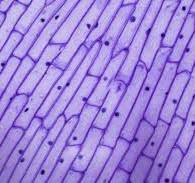
#> input picture data/photos/cell2.jpg, 195 x 183 px
$ jupyter execute --allow-errors practice.ipynb   (shell and % lines are left out)
#> lines starting #> are read from the running program, lines starting #| are printed output that depends on the picture; after the words box and inside, x2 and y2 are one past the last pixel; in counts of white or black regions, pixels touching at a corner belong together
## libraries

[cell 1]
import cv2 as cv
import numpy as np
import matplotlib.pyplot as plt

[cell 2]
img = cv.imread('data/photos/cell2.jpg')
#> img is the input picture: shape (183, 195, 3); mean B, G, R 217.8, 134, 159.1
plt.imshow(img[:,:,::-1]);

[cell 3]
img.shape
#> Out = (183, 195, 3)

## 2GRAY

- first convert to gray
- then blur to remove noise
- find the edges
- then apply the countours.

[cell 4]
img_gray = cv.cvtColor(img, cv.COLOR_BGR2GRAY)
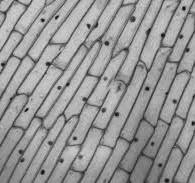
#> img_gray: shape (183, 195); min 13, max 220, mean 151.1
plt.imshow(img_gray,cmap='gray')
plt.axis('off')
plt.show()

## applying gaussian blur

[cell 5]
img_blurr = cv.GaussianBlur(img_gray, (3,3), cv.BORDER_DEFAULT)
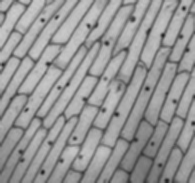
#> img_blurr: shape (183, 195); min 32, max 203, mean 151.1
plt.imshow(img_blurr,cmap='gray')
plt.axis('off')
plt.show

## now apply the edge detection, using canny

[cell 6]
img_edges=cv.Canny(img_blurr, 100, 255)
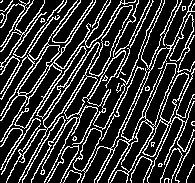
#> img_edges: shape (183, 195); 21% white in thin lines or dots
plt.imshow(img_edges, cmap='gray')
plt.axis('off')
plt.show()

[cell 7]
fig,ax = plt.subplots(1,2)

ax[0].imshow(img, cmap='gray')
ax[0].set_title('original image')
ax[1].imshow(img_edges,cmap='gray')
ax[1].set_title('edges in the image')


plt.show()
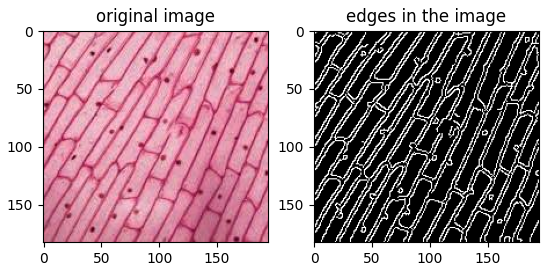
#> figure drawn by matplotlib, 2 panels; B, G, R data is drawn as R, G, B

[cell 8]
from IPython.display import Image

[cell 9]
# Image(filename='img_edges')

## dialation and erosion

[cell 10]
# performing dialaation and erosion to fill gaps in edges

kernel = np.ones((5,5), np.uint8)
dilated_img = cv.dilate(img_edges, kernel, iterations=1)
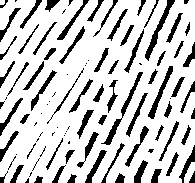
#> dilated_img: shape (183, 195); 79.5% white; 100 black regions (33 under 20 px), largest, box (x1, y1, x2, y2) and area: (101, 72, 143, 145) 349, (145, 0, 175, 61) 335, (148, 66, 173, 119) 269
#> (the rest of this cell did not finish here and is left out)

$ run again, with data/photos/cell100.jpg copied over data/photos/cell2.jpg
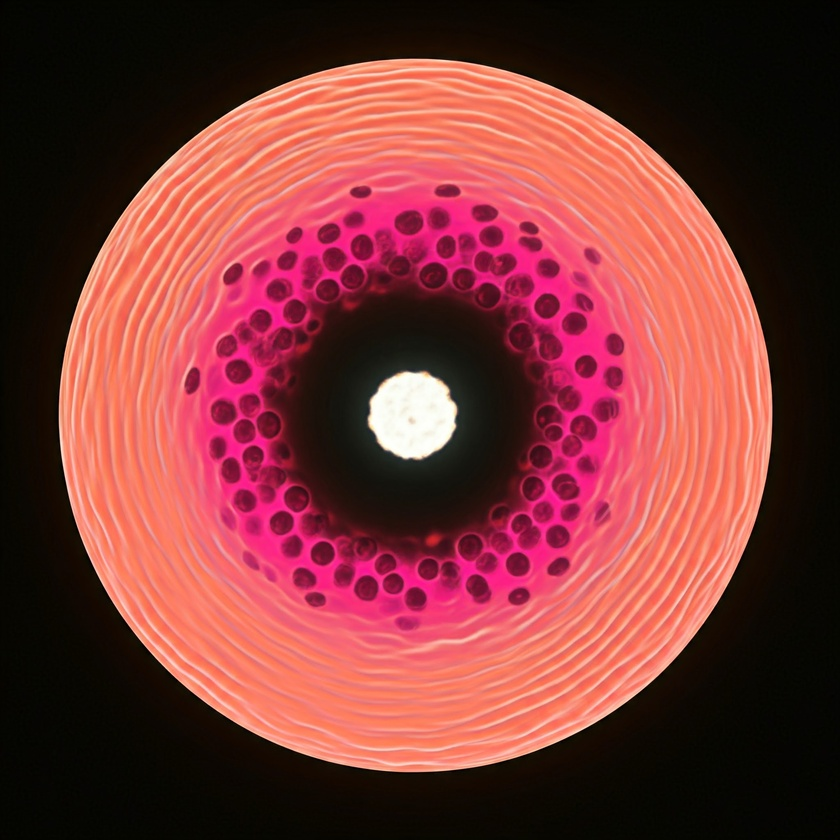
#> input picture data/photos/cell100.jpg, 840 x 840 px, shrunk from 2048 x 2048 before the run
#> img is the input picture: shape (840, 840, 3); mean B, G, R 55.5, 55.8, 122.1
#> `img_edges=cv.Canny(img_blurr, 100, 255)`:
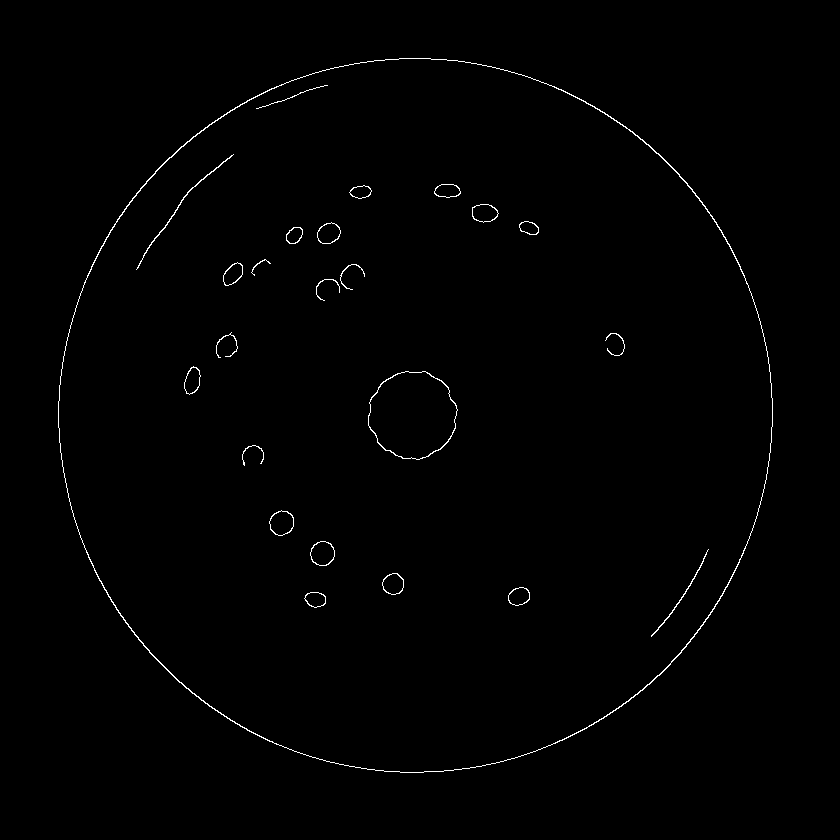
#> img_edges: shape (840, 840); 0.67% white in thin lines or dots, all inside (x1, y1, x2, y2) = (58, 58, 773, 773)
#> `dilated_img = cv.dilate(img_edges, kernel, iterations=1)`:
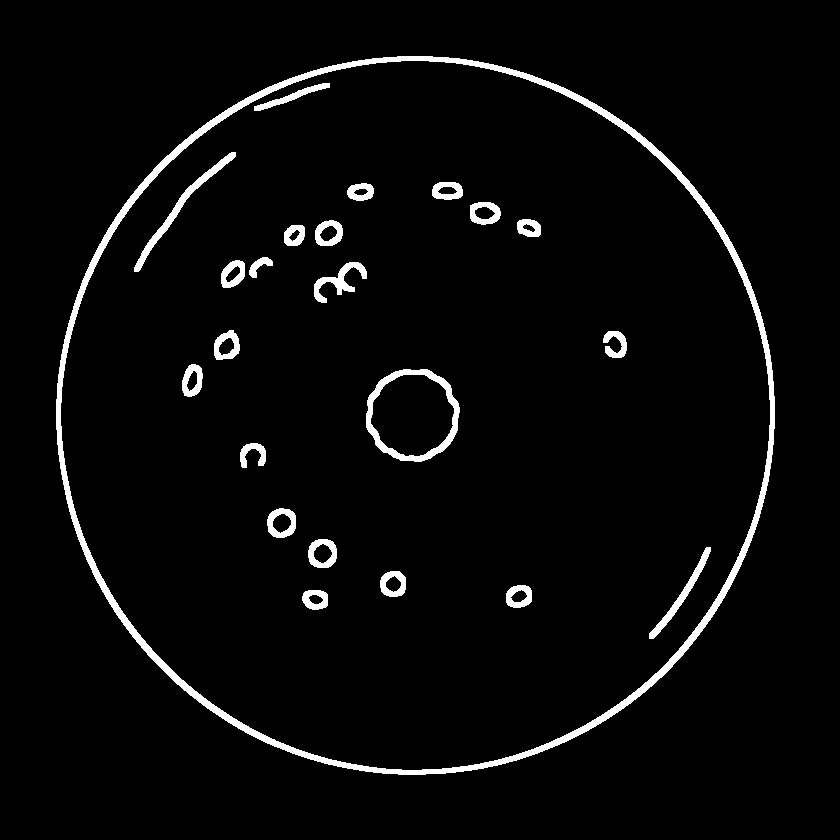
#> dilated_img: shape (840, 840); 3.6% white; 23 white regions, largest, box (x1, y1, x2, y2) and area: (56, 56, 775, 775) 14050, (366, 369, 460, 462) 1781, (134, 152, 236, 272) 1080
